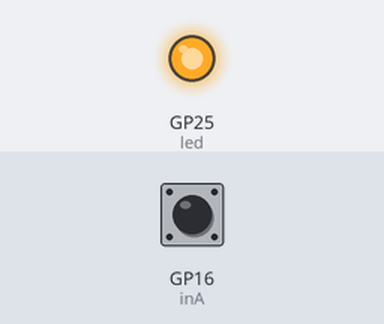
Bench run of a program on a simulated Raspberry Pi Pico running MicroPython. On the bench: output pins drawn as LEDs (lit = HIGH). Inputs (shaded band) come from the test bench; at power-on: GP16 (inA) HIGH.

Above: at 1.2 s.
1.3 s: GP16 (inA) pulled LOW for 0.15 s
At 1.37 s:
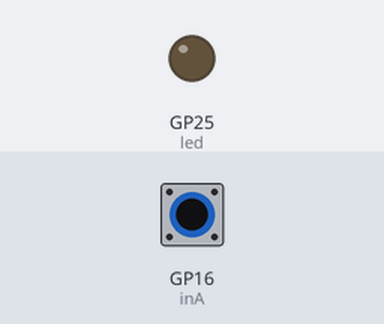
2.9 s: GP16 (inA) pulled LOW for 3.2 s
At 6.5 s:
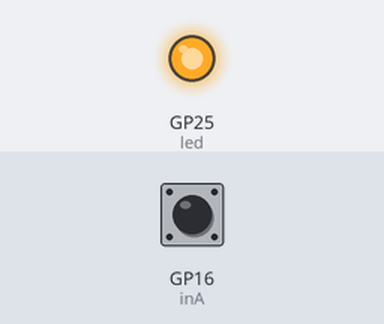
Timing chart, 0 to 8.0 s (numbered marks = the images above; inputs shaded):
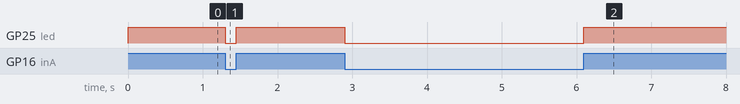

The program:

SensorTest1.py
```python
from machine import Pin  # for access to GPIO

led = Pin(25, Pin.OUT)               # set pin 25 (driving onboard LED) to output
inA = Pin(16, Pin.IN, Pin.PULL_UP)   # use this pin for input signal

while True:

    sensor = inA.value()

    if sensor == True:
        led.on()
    else:
        led.off()
```

Measured:
- after the input at 1.3 s, GP25 (led): HIGH → LOW at once, → HIGH 0.15 s later
- after the input at 2.9 s, GP25 (led): HIGH → LOW at once, → HIGH 3.2 s later
